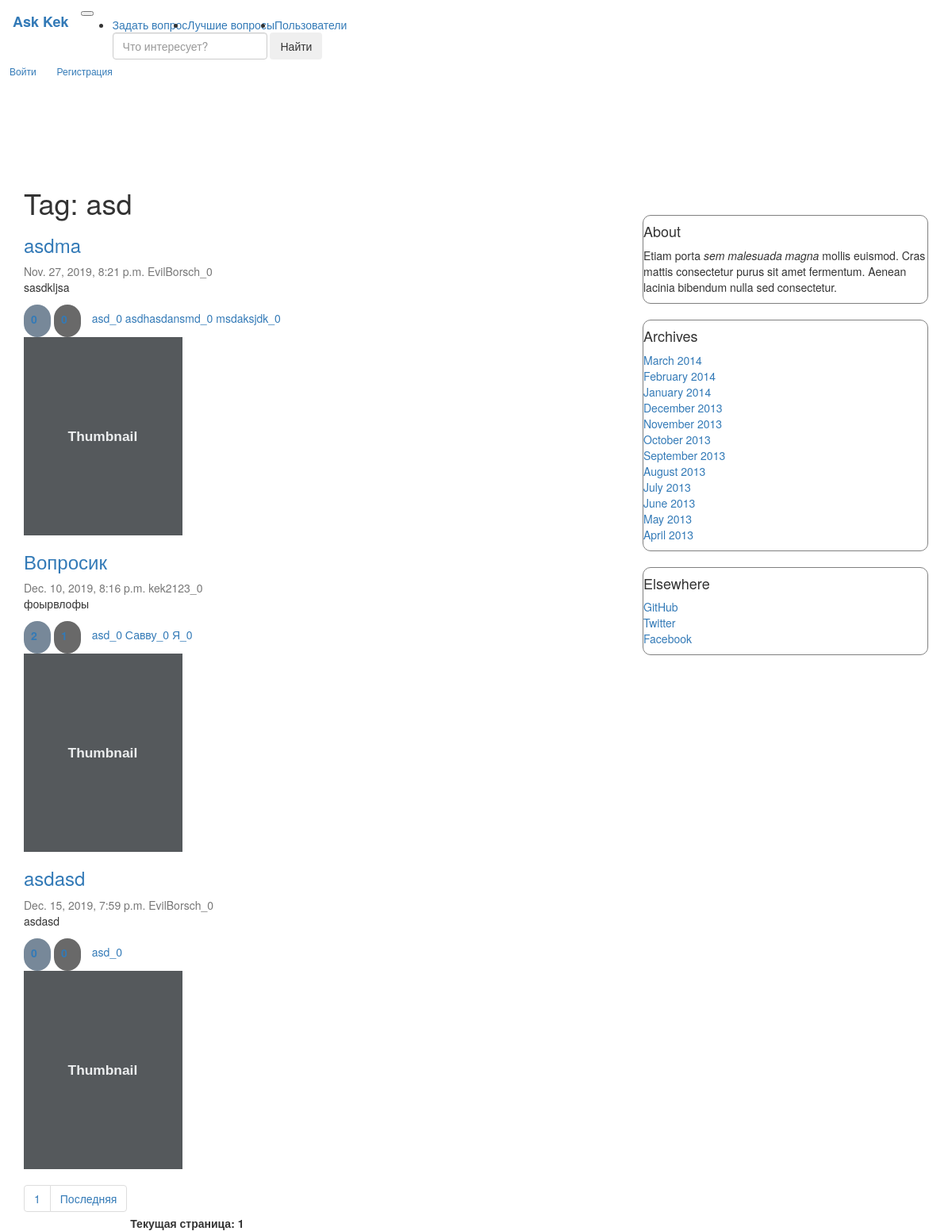
Page /question_by_tag/asd on the committed database.
### question/models.py (models this page shows, shortened)
class Tags(models.Model):
    name = models.CharField(max_length=255, verbose_name="Тег", default="TechnoPark", db_index=True)
    count = models.IntegerField(verbose_name="Число упоминаний", default=0)
    def __str__(self):
        return '{}_{}'.format(self.name, self.count)

class Article(models.Model):
    title = models.CharField(max_length=255, verbose_name='Заголовок')
    text = models.TextField(verbose_name='Текст')
    date_published = models.DateTimeField(verbose_name='Дата публикации', default=datetime.now(tz=timezone.utc),
                                          db_index=True)
    is_published = models.BooleanField(verbose_name='Опубликовано', default=True, blank=True)
    author = models.ForeignKey(
        Author,
        on_delete=models.CASCADE,
    )
    like = models.ManyToManyField(Like, related_name="Like", blank=True)
    dislike = models.ManyToManyField(Dislike, blank=True)
    tags = models.ManyToManyField(Tags, blank=True)
    objects = ArticleManager()  # model manager
    class Meta:
        verbose_name = 'Статья'
        verbose_name_plural = 'Статьи'
        index_together = [('title', 'text')]
        unique_together = [('title', 'text')]

class Author(models.Model):
    name = models.CharField(max_length=255, verbose_name='Имя', unique=True)
    rating = models.IntegerField(default=0, verbose_name='Рейтинг')
    def __str__(self):
        return '{}_{}'.format(self.name, self.rating)
    class Meta:
        verbose_name = 'Автор'
        verbose_name_plural = 'Авторы'

### question/views.py (the view)
# urls.py: path('question_by_tag/<str:tag>', views.questions_by_tag_html, name="question_by_tag_url"),
def questions_by_tag_html(request, tag="kek"):
    articles = models.Article.objects.by_tag(tag)
    paginated_data = paginate(articles, request)
    rendered_data = {"questions": paginated_data, "m_tag": tag}
    return render(request, "./question/questions_bt_tag.html", rendered_data)

### question/models.py (called while the page is built)
    def by_tag(self, tag):
        return self.filter(is_published=True, date_published__lt=datetime.now(tz=timezone.utc), tags__name=tag)

### question/views.py (called while the page is built)
def paginate(objects_list, request):
    paginator = Paginator(list(objects_list), 4)
    page = request.GET.get('page')
    try:
        contacts = paginator.get_page(page)
    except PageNotAnInteger:
        contacts = paginator.page(1)
    except EmptyPage:
        contacts = paginator.page(paginator.num_pages)
    return contacts

### question/templates/question/questions_bt_tag.html
{% extends "question/index.html" %}
{% load static %}
{% block title %}
    <h1>Tag: {{ m_tag }}</h1>
{% endblock %}

### question/templates/question/index.html (shortened to what this page needs)
{% extends "question/base.html" %}
{% load static %}
{% block content %}
    {% block title %}{% endblock %}
    {% for q in questions %}
        <div class="question">
            <div class="card flex-md-row mb-4 box-shadow h-md-250">
                <div class="card-body d-flex flex-column align-items-start">
                    {% block link_to_ans %}
                        <h3 class="mb-0">
                            <a href="{% url 'one_question_url' q.pk %}" class="href">{{ q.title }}</a>
                        </h3>
                    {% endblock %}
                    <div class="mb-1 text-muted">{{ q.date_published }} {{ q.author }}</div>
                    <p class="card-text mb-auto">{{ q.text }}</p>
                    <div class="fluid-container">
                        <a class="like" data-qid="{{ q.pk }}"
                           data-vote="inc">
                            <label>
                                <input class="qty1" name="qty1" readonly="readonly" type="text"
                                       value="{{ q.like.all.count }}"/>
                            </label>
                        </a>
                        <a class="dislike" data-qid="{{ q.pk }}"
                           data-vote="inc">
                            <label>
                                <input class="qty2" name="qty2" readonly="readonly" type="text"
                                       value="{{ q.dislike.all.count }}"/>
                            </label>
                        </a>
                        {% for tag in q.tags.all %}
                            <a href="{% url 'question_by_tag_url' tag.name %}">{{ tag }}</a>
                        {% endfor %}
                    </div>
                </div>
                <img class="card-img-right flex-auto d-none d-md-block" data-src="holder.js/200x250?theme=thumb"
                     alt="Thumbnail [200x250]" style="width: 200px; height: 250px;"
                     data-holder-rendered="true">
            </div>
        </div>
    {% endfor %}
    <nav aria-label="...">
        <ul class="pagination">
            <li class="page-item" aria-current="page">
                <a class="page-link" href="?page=1">1</a>
            </li>
            <li class="page-item"><a class="page-link"
                                     href="?page={{ questions.paginator.num_pages }}">Последняя</a></li>
        </ul>
        <b>Текущая страница: {{ questions.number }}</b>
    </nav>
    {% block  pre_paginator %}
        <link rel="stylesheet" href="{% static "question/index/my.css" %}">
    {% endblock %}
{% endblock %}

### question/static/question/index/my.css (style rules this page uses)
.like { display: inline-block; margin-bottom: 0; margin-top: 2px; font-weight: normal; text-align: center; vertical-align: middle; cursor: pointer; background: LightSlateGray; border: 2px solid transparent; padding: 5px 5px; white-space: nowrap; font-size: 14px; line-height: 1.428571429; border-radius: 20px; }
.dislike { display: inline-block; margin-bottom: 0; margin-top: 2px; font-weight: normal; text-align: center; vertical-align: middle; cursor: pointer; background: DimGrey; border: 2px solid transparent; padding: 5px 5px; white-space: nowrap; font-size: 14px; line-height: 1.428571429; border-radius: 20px; }
.qty1, .qty2 { border: none; width:20px; background: transparent; }
.pagination { margin-top: 20px; }

### rows in the picture
Tags: name "asd", name+count "asd_0"
Article: title "asdma", date_published "Nov. 27, 2019, 8:21 p.m.", author "EvilBorsch_0", text "sasdkljsa", qty1 "0", qty2 "0"
Tags: name+count "asdhasdansmd_0"
Tags: name+count "msdaksjdk_0"
Article: title "Вопросик", date_published "Dec. 10, 2019, 8:16 p.m.", author "kek2123_0", text "фоырвлофы", qty1 "2", qty2 "1"
Tags: name+count "Савву_0"
Tags: name+count "Я_0"
Article: title "asdasd", date_published "Dec. 15, 2019, 7:59 p.m.", author "EvilBorsch_0", text "asdasd", qty1 "0", qty2 "0"

### other values in the picture
{{ questions.number }} "1"
